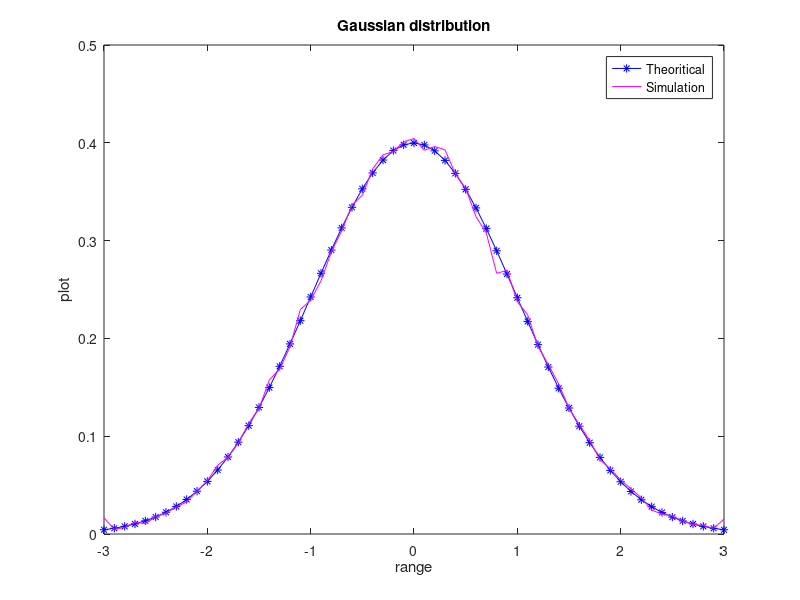

This figure's MATLAB source:
% exp 4: to generate gaussian distributed random number and plot its
% density function. Find its mean and variance.


clc;
clear all;
close all;
N=100000;
x=randn(1,N);
mux=mean(x);
sigmax2=var(x);
step=0.1;
range=-3:step:3;
F= 1/sqrt(2*pi*sigmax2).*exp(-(range-mux).^2./(2*sigmax2));
figure(1);
plot(range,F,'b-*'), hold on;
h=hist(x, range);
step=0.1;
simF=h/(step.*sum(h));
plot(range, simF,'m-');
xlabel('range');
ylabel('plot');
title("Gaussian distribution");
legend('Theoritical','Simulation');
